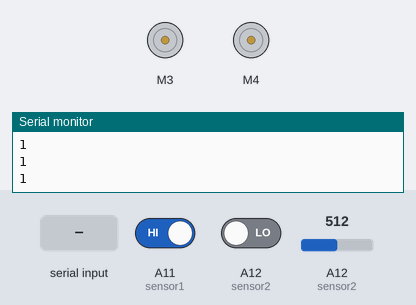
Bench run of a sketch on a simulated Arduino Mega 2560, built with avr-gcc and run on an emulated ATmega2560. Shown: 2 × DC motor (green arrow = forward, orange = backward, longer = faster), the last lines printed to the serial monitor. The inputs (shaded band) are chosen by the test bench; at power-on: A11 (sensor1) HIGH, A12 (sensor2) LOW, A12 (sensor2) = 512.

Above: at 1.2 s.
1.3 s: "frente" received over the second serial link
At 1.6 s:
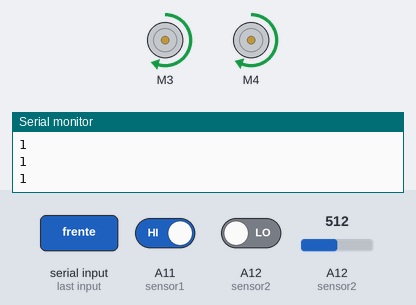
2.8 s: "tras" received over the second serial link
At 3.9 s:
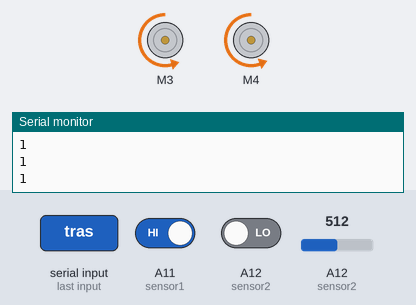
4.3 s: "direita" received over the second serial link
At 5.1 s:
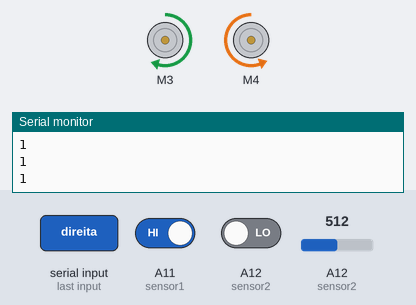
5.8 s: "auto" received over the second serial link
At 6.2 s:
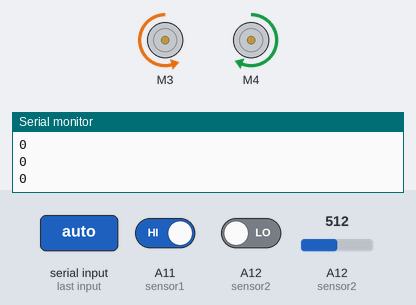
7.3 s: A11 (sensor1) driven LOW
At 8.3 s:
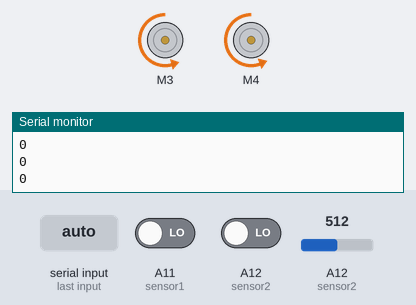
8.8 s: A11 (sensor1) driven HIGH
At 9.4 s:
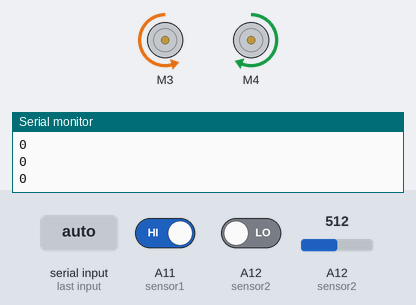
Timing chart, 0 to 11.3 s (numbered marks = the images above; inputs shaded):
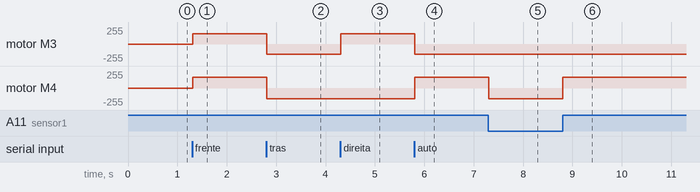

Measured:
- after the input at 1.3 s, motor M3: stopped → forward 155/255 at once; motor M4: stopped → forward 160/255 at once
- after the input at 2.8 s, motor M3: forward 155/255 → backward 155/255 at once; motor M4: forward 160/255 → backward 160/255 at once
- after the input at 4.3 s, motor M3: backward 155/255 → forward 155/255 at once
- after the input at 5.8 s, motor M3: forward 155/255 → backward 155/255 at once; motor M4: backward 160/255 → forward 160/255 at once
- after the input at 7.3 s, motor M4: forward 160/255 → backward 160/255 at once
- after the input at 8.8 s, motor M4: backward 160/255 → forward 160/255 at once

The sketch:

p09b_implementacao.ino
```cpp
#include <AFMotor.h>
#include<TimerOne.h>

#define LEFT 0
#define RIGHT 1

#define AUTOPILOT_MODE 0
#define REGULAR_MODE 1

AF_DCMotor motorA(3);
AF_DCMotor motorB(4);

int sensor1 = A11;
int sensor2 = A12;
int flag1 = 0;
int flag2 = 0;

int mode = REGULAR_MODE;


int vel;
int x = 0;

void frente(int velocidade, int offsetRight) {
  motorA.run(FORWARD);
  motorB.run(FORWARD);
}

void tras(int velocidade, int offsetRight) {
  motorA.run(BACKWARD);
  motorB.run(BACKWARD);
}

void esquerda() {
  motorA.run(BACKWARD);
  motorB.run(FORWARD);
}

void direita() {
  motorA.run(FORWARD);
  motorB.run(BACKWARD);
}

void parar() {
  motorA.run(RELEASE);
  motorB.run(RELEASE);
}

void autopilot() {
  //  lastSensorState[LEFT] = sensorState[LEFT];
  //  lastSensorState[RIGHT] = sensorState[RIGHT];
  //  sensorState[LEFT] = digitalRead(sensor1);
  //  sensorState[RIGHT] = digitalRead(sensor2);
  boolean isAtWhite[2] = {digitalRead(sensor1) == LOW, digitalRead(sensor2) == LOW};
  if (isAtWhite[LEFT] && isAtWhite[RIGHT]) {
    tras(155, 5);
  }
  else if (isAtWhite[LEFT]) {
    direita();
  } else if (isAtWhite[RIGHT]) {
    esquerda();
  } else {
    frente(155, 5);
  }
}

void enviarValoresSensores() {
  int valorSensor1 = digitalRead(sensor1);
  int valorSensor2 = digitalRead(sensor2);

  Serial.println("Sensor1: " + String(valorSensor1));
  Serial.println("Sensor2: " + String(valorSensor2));

  Serial1.println(String(valorSensor1) + String(valorSensor2));
}

void setup() {
  motorA.setSpeed(155);
  motorB.setSpeed(160);

  pinMode(sensor1, INPUT);
  pinMode(sensor2, INPUT);

  Serial.begin(9600);
  Serial.setTimeout(10);

  Serial1.begin(115200);
  Serial1.setTimeout(10);

  Timer1.initialize(100000);
  Timer1.attachInterrupt(enviarValoresSensores);
}

void loop() {
  if (digitalRead(sensor1) == LOW && flag1 == 1) {
    flag1 = 0;
    Serial1.println("tocar");
  }
  else if (digitalRead(sensor1) == HIGH && flag1 == 0) {
    flag1 = 1;
    Serial1.println("tocar");
  }

  //String texto = Serial.readString();
  String texto = Serial1.readString();
  Serial.println(mode);
  texto.trim(); // remove quebra de linha
  if (texto != "") {
    Serial.println("Recebendo: " + texto);
    if (mode == REGULAR_MODE) {
      if (texto.startsWith("frente")) {
        vel = (texto.substring(7)).toInt();
        frente(vel, 0);
      }
      else if (texto.startsWith("tras")) {
        vel = (texto.substring(5)).toInt();
        tras(vel, 0);
      }
      else if (texto.startsWith("esquerda")) {
        esquerda();
      }
      else if (texto.startsWith("direita")) {
        direita();
      }
      else if (texto.startsWith("parar")) {
        parar();
      }
      else if (texto.startsWith("auto")) {
        mode = AUTOPILOT_MODE;
      }
    }
    else if (texto.startsWith("parar")) {
      mode = REGULAR_MODE;
      parar();
    }
  }
  if (mode == AUTOPILOT_MODE) {
    autopilot();
  }
  if (analogRead(sensor2) > 800 && flag2 == 0) {
    x += 1;
    flag2 = 1;
    Serial1.println("contagem " + String(x));
  }
  else if (analogRead(sensor2) < 800 && flag2 == 1) {
    flag2 = 0;
  }
}
```
